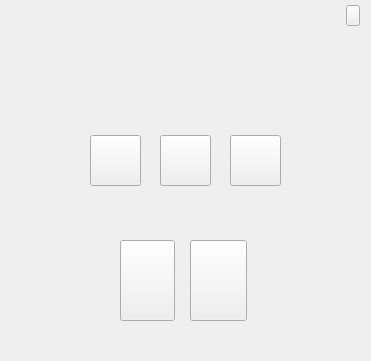
<?xml version="1.0" encoding="UTF-8"?>
<ui version="4.0">
 <class>Form</class>
 <widget class="QWidget" name="Form">
  <property name="geometry">
   <rect>
    <x>0</x>
    <y>0</y>
    <width>371</width>
    <height>361</height>
   </rect>
  </property>
  <property name="windowTitle">
   <string>Form</string>
  </property>
  <widget class="QLabel" name="backgroundLabel">
   <property name="geometry">
    <rect>
     <x>0</x>
     <y>0</y>
     <width>371</width>
     <height>361</height>
    </rect>
   </property>
   <property name="styleSheet">
    <string notr="true">image: url(:/images/settingsEng.png);</string>
   </property>
   <property name="text">
    <string/>
   </property>
  </widget>
  <widget class="QPushButton" name="twoDecksButton">
   <property name="geometry">
    <rect>
     <x>160</x>
     <y>135</y>
     <width>51</width>
     <height>51</height>
    </rect>
   </property>
   <property name="styleSheet">
    <string notr="true">image: url(:/images/two.png);</string>
   </property>
   <property name="text">
    <string/>
   </property>
  </widget>
  <widget class="QPushButton" name="threeDecksButton">
   <property name="geometry">
    <rect>
     <x>230</x>
     <y>135</y>
     <width>51</width>
     <height>51</height>
    </rect>
   </property>
   <property name="styleSheet">
    <string notr="true">image: url(:/images/three.png);</string>
   </property>
   <property name="text">
    <string/>
   </property>
  </widget>
  <widget class="QPushButton" name="oneDeckButton">
   <property name="geometry">
    <rect>
     <x>90</x>
     <y>135</y>
     <width>51</width>
     <height>51</height>
    </rect>
   </property>
   <property name="styleSheet">
    <string notr="true">image: url(:/images/one.png);</string>
   </property>
   <property name="text">
    <string/>
   </property>
  </widget>
  <widget class="QLabel" name="classicSkinIcon">
   <property name="geometry">
    <rect>
     <x>117</x>
     <y>240</y>
     <width>61</width>
     <height>81</height>
    </rect>
   </property>
   <property name="styleSheet">
    <string notr="true">image: url(:/images/cardBackOne.png);</string>
   </property>
   <property name="text">
    <string/>
   </property>
  </widget>
  <widget class="QLabel" name="fancySkinIcon">
   <property name="geometry">
    <rect>
     <x>187</x>
     <y>240</y>
     <width>61</width>
     <height>81</height>
    </rect>
   </property>
   <property name="styleSheet">
    <string notr="true">image: url(:/images/cardBackTwo.png);</string>
   </property>
   <property name="text">
    <string/>
   </property>
  </widget>
  <widget class="QPushButton" name="classicSkinButton">
   <property name="geometry">
    <rect>
     <x>120</x>
     <y>240</y>
     <width>55</width>
     <height>81</height>
    </rect>
   </property>
   <property name="styleSheet">
    <string notr="true">QPushButton { background-color: transparent; border: 0px };</string>
   </property>
   <property name="text">
    <string/>
   </property>
  </widget>
  <widget class="QPushButton" name="fancySkinButton">
   <property name="geometry">
    <rect>
     <x>190</x>
     <y>240</y>
     <width>57</width>
     <height>81</height>
    </rect>
   </property>
   <property name="styleSheet">
    <string notr="true">QPushButton { background-color: transparent; border: 0px };</string>
   </property>
   <property name="text">
    <string/>
   </property>
  </widget>
  <widget class="QPushButton" name="closeButton">
   <property name="geometry">
    <rect>
     <x>346</x>
     <y>5</y>
     <width>14</width>
     <height>21</height>
    </rect>
   </property>
   <property name="font">
    <font>
     <pointsize>15</pointsize>
     <bold>true</bold>
    </font>
   </property>
   <property name="styleSheet">
    <string notr="true">QPushButton { background-color: transparent; border: 0px };</string>
   </property>
   <property name="text">
    <string/>
   </property>
  </widget>
 </widget>
 <resources>
  <include location="res.qrc"/>
 </resources>
 <connections/>
</ui>
